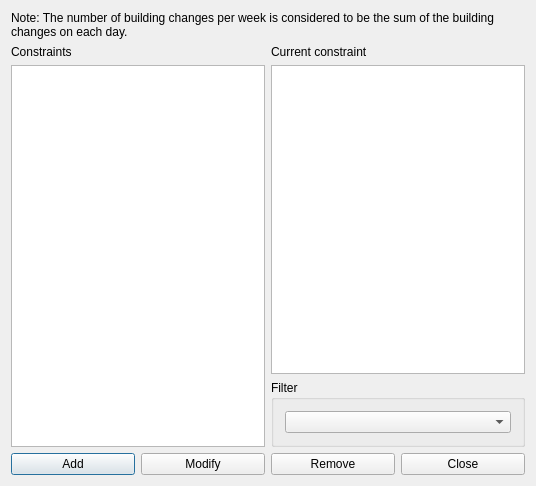
<?xml version="1.0" encoding="UTF-8"?>
<ui version="4.0">
 <class>ConstraintStudentsSetMaxBuildingChangesPerWeekForm_template</class>
 <widget class="QDialog" name="ConstraintStudentsSetMaxBuildingChangesPerWeekForm_template">
  <property name="geometry">
   <rect>
    <x>0</x>
    <y>0</y>
    <width>536</width>
    <height>486</height>
   </rect>
  </property>
  <property name="windowTitle">
   <string extracomment="This is the title of the dialog to see the list of all constraints of this type">Constraints students set max building changes per week</string>
  </property>
  <layout class="QGridLayout" name="gridLayout_2">
   <item row="1" column="0" rowspan="2">
    <layout class="QVBoxLayout" name="verticalLayout">
     <item>
      <widget class="QLabel" name="constraintsTextLabel">
       <property name="frameShape">
        <enum>QFrame::NoFrame</enum>
       </property>
       <property name="frameShadow">
        <enum>QFrame::Plain</enum>
       </property>
       <property name="text">
        <string>Constraints</string>
       </property>
       <property name="wordWrap">
        <bool>false</bool>
       </property>
      </widget>
     </item>
     <item>
      <widget class="QListWidget" name="constraintsListWidget"/>
     </item>
    </layout>
   </item>
   <item row="2" column="1">
    <widget class="QGroupBox" name="filterGroupBox">
     <property name="title">
      <string>Filter</string>
     </property>
     <layout class="QGridLayout" name="gridLayout">
      <item row="0" column="0">
       <widget class="QComboBox" name="studentsComboBox"/>
      </item>
     </layout>
    </widget>
   </item>
   <item row="1" column="1">
    <layout class="QVBoxLayout" name="verticalLayout_2">
     <item>
      <widget class="QLabel" name="currentConstraintTextLabel">
       <property name="text">
        <string>Current constraint</string>
       </property>
       <property name="wordWrap">
        <bool>false</bool>
       </property>
      </widget>
     </item>
     <item>
      <widget class="QPlainTextEdit" name="currentConstraintTextEdit"/>
     </item>
    </layout>
   </item>
   <item row="3" column="0" colspan="2">
    <layout class="QHBoxLayout" name="horizontalLayout">
     <item>
      <widget class="QPushButton" name="addConstraintPushButton">
       <property name="text">
        <string>Add</string>
       </property>
      </widget>
     </item>
     <item>
      <widget class="QPushButton" name="modifyConstraintPushButton">
       <property name="text">
        <string>Modify</string>
       </property>
      </widget>
     </item>
     <item>
      <widget class="QPushButton" name="removeConstraintPushButton">
       <property name="text">
        <string>Remove</string>
       </property>
      </widget>
     </item>
     <item>
      <widget class="QPushButton" name="closePushButton">
       <property name="text">
        <string>Close</string>
       </property>
      </widget>
     </item>
    </layout>
   </item>
   <item row="0" column="0" colspan="2">
    <widget class="QLabel" name="label">
     <property name="sizePolicy">
      <sizepolicy hsizetype="Minimum" vsizetype="Minimum">
       <horstretch>0</horstretch>
       <verstretch>0</verstretch>
      </sizepolicy>
     </property>
     <property name="text">
      <string>Note: The number of building changes per week is considered to be the sum of the building changes on each day.</string>
     </property>
     <property name="wordWrap">
      <bool>true</bool>
     </property>
    </widget>
   </item>
  </layout>
 </widget>
 <layoutdefault spacing="6" margin="11"/>
 <resources/>
 <connections/>
</ui>
